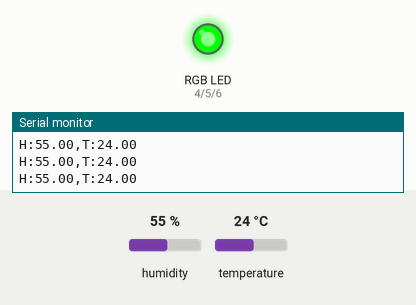
Simulated run of this sketch. Board: Arduino Uno, built with avr-gcc and run on an emulated ATmega328P. Parts: an RGB LED mixed from three pins (HIGH = lit), the last lines printed to the serial monitor. The inputs (shaded band) are chosen by the test bench; at power-on: temperature 24 °C, humidity 55 %.

Above: at 2.8 s.
2.9 s: temperature set to 21 °C
5.6 s: temperature set to 18 °C
At 7.5 s:
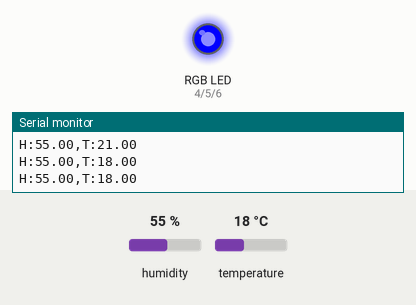
8.3 s: temperature set to 28 °C
At 11.2 s:
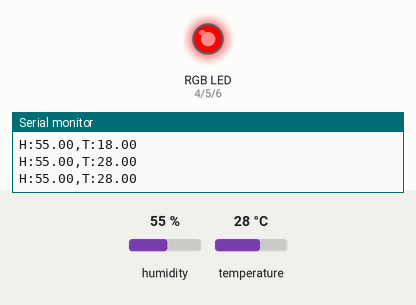
11.6 s: temperature set to 24 °C
At 13.6 s:
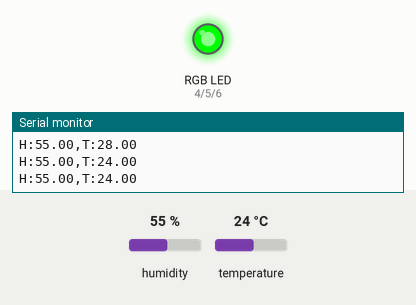
14.3 s: temperature set to 12 °C
At 17.3 s:
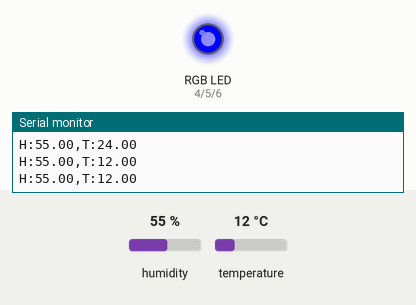
Timing chart, 0 to 18.7 s (numbered marks = the images above; inputs shaded):
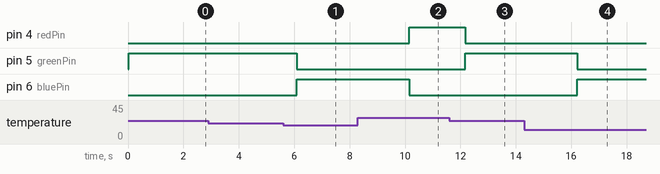

Measured:
- the behaviour switches between 20 and 19 °C on temperature (found by bisection; images 0 and 1)
- the behaviour switches between 26 and 25 °C on temperature (found by bisection; images 2 and 3)
- after the input at 5.6 s, pin 5 (greenPin): HIGH → LOW after 0.50 s; pin 6 (bluePin): LOW → HIGH after 0.50 s
- after the input at 8.3 s, pin 4 (redPin): LOW → HIGH after 1.8 s; pin 6 (bluePin): HIGH → LOW after 1.8 s
- after the input at 11.6 s, pin 4 (redPin): HIGH → LOW after 0.57 s; pin 5 (greenPin): LOW → HIGH after 0.57 s
- after the input at 14.3 s, pin 5 (greenPin): HIGH → LOW after 1.9 s; pin 6 (bluePin): LOW → HIGH after 1.9 s

The sketch:

Arduino_Unity_HumiditySketch.ino
```cpp
#include <DHT.h>

#define DHTPIN 2
#define DHTTYPE DHT11
#define redPin 4
#define greenPin 5
#define bluePin 6

DHT dht(DHTPIN, DHTTYPE);

void setup() {
// initialize the serial communication
Serial.begin(9600);

// initialize the RGB pins
pinMode(redPin, OUTPUT);
pinMode(greenPin, OUTPUT);
pinMode(bluePin, OUTPUT);

// initialize the DHT sensor
dht.begin();
}

void loop() {
// read the humidity and temperature data from the DHT sensor
float humidity = dht.readHumidity();
float temperature = dht.readTemperature();

// check if the data is valid
if (!isnan(humidity) && !isnan(temperature)) {
// print the humidity and temperature data
Serial.print("H:");
Serial.print(humidity, 2); // print humidity with 2 decimal places
Serial.print(",");
Serial.print("T:");
Serial.println(temperature, 2); // print temperature with 2 decimal places
// set the RGB values based on the temperature
if (temperature > 25) {
  // set the LED to red
  digitalWrite(redPin, HIGH);
  digitalWrite(greenPin, LOW);
  digitalWrite(bluePin, LOW);
} else if (temperature < 20) {
  // set the LED to blue
  digitalWrite(redPin, LOW);
  digitalWrite(greenPin, LOW);
  digitalWrite(bluePin, HIGH);
} else {
  // set the LED to green
  digitalWrite(redPin, LOW);
  digitalWrite(greenPin, HIGH);
  digitalWrite(bluePin, LOW);
}
}

// wait for a short time before reading the data again
delay(1000);
}
```
